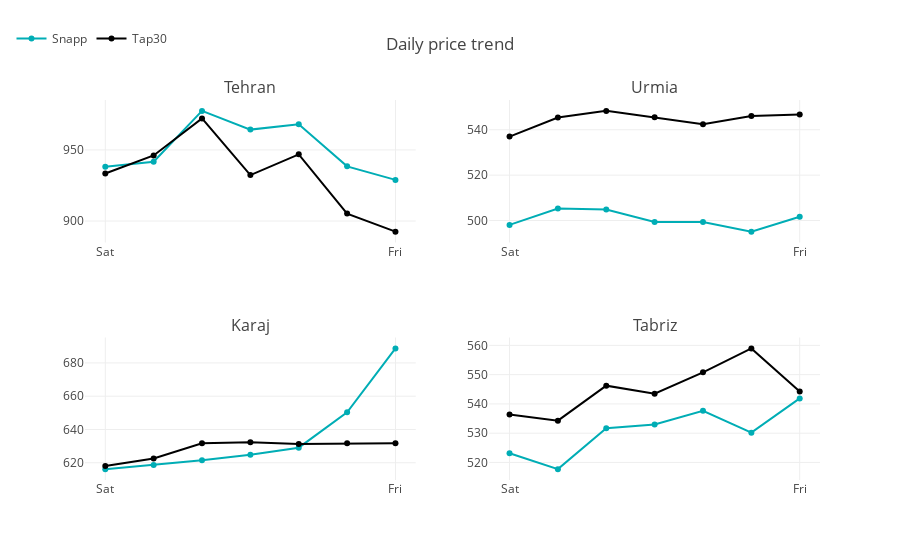

Notebook code cell kept with this figure:
### Code cell
trace1 = go.Scatter(
    x = df_tehran_g.timestamp,
    y = df_tehran_g.snapp_price,
    mode = 'lines+markers',
    name = 'Snapp',
    line = dict(
        color = ('#00ADB5'),
        width = 2)
)
trace2 = go.Scatter(
    x = df_tehran_g.timestamp,
    y = df_tehran_g.tap30_price,
    mode = 'lines+markers',
    name = 'Tap30',
    line = dict(
        color = ('#000000'),
        width = 2)
)

trace3 = go.Scatter(
    x = df_urmia_g.timestamp,
    y = df_urmia_g.snapp_price,
    mode = 'lines+markers',
    name = 'Snapp',
    line = dict(
        color = ('#00ADB5'),
        width = 2),
    xaxis='x2',
    yaxis='y2',
    showlegend=False
)
trace4 = go.Scatter(
    x = df_urmia_g.timestamp,
    y = df_urmia_g.tap30_price,
    mode = 'lines+markers',
    name = 'Tap30',
    line = dict(
        color = ('#000000'),
        width = 2),
    xaxis='x2',
    yaxis='y2',
    showlegend=False
)

trace5 = go.Scatter(
    x = df_karaj_g.timestamp,
    y = df_karaj_g.snapp_price,
    mode = 'lines+markers',
    name = 'Snapp',
    line = dict(
        color = ('#00ADB5'),
        width = 2),
    xaxis='x2',
    yaxis='y2',
    showlegend=False
)
trace6 = go.Scatter(
    x = df_karaj_g.timestamp,
    y = df_karaj_g.tap30_price,
    mode = 'lines+markers',
    name = 'Tap30',
    line = dict(
        color = ('#000000'),
        width = 2),
    xaxis='x2',
    yaxis='y2',
    showlegend=False
)

trace7 = go.Scatter(
    x = df_tabriz_g.timestamp,
    y = df_tabriz_g.snapp_price,
    mode = 'lines+markers',
    name = 'Snapp',
    line = dict(
        color = ('#00ADB5'),
        width = 2),
    showlegend=False
)
trace8 = go.Scatter(
    x = df_tabriz_g.timestamp,
    y = df_tabriz_g.tap30_price,
    mode = 'lines+markers',
    name = 'Tap30',
    line = dict(
        color = ('#000000'),
        width = 2),
    showlegend=False
)

fig = tools.make_subplots(rows=2, cols=2, subplot_titles=('Tehran', 'Urmia',
                                                          'Karaj', 'Tabriz'))

fig.append_trace(trace1, 1, 1)
fig.append_trace(trace2, 1, 1)
fig.append_trace(trace3, 1, 2)
fig.append_trace(trace4, 1, 2)
fig.append_trace(trace5, 2, 1)
fig.append_trace(trace6, 2, 1)
fig.append_trace(trace7, 2, 2)
fig.append_trace(trace8, 2, 2)

fig['layout'].update(xaxis = dict(dtick=6), 
                     xaxis2 = dict(dtick=6),
                     xaxis3 = dict(dtick=6), 
                     xaxis4 = dict(dtick=6),
                     width=900, title='Daily price trend', legend=dict(orientation="h", x=-.1, y=1.2))

iplot(fig, filename='Hourly price trend')

### Figure 1 — Plotly figure (JSON) as saved in the notebook; plotly's stock layout.template omitted (floating-point values rounded to 4 significant figures)
{"data": [{"line": {"color": "#00ADB5", "width": 2}, "mode": "lines+markers", "name": "Snapp", "type": "scatter", "uid": "b7e5e272-1e44-429c-a530-c4a37ebf442e", "x": ["Sat", "Sun", "Mon", "Tue", "Wed", "Thu", "Fri"], "xaxis": "x", "y": [938.2, 941.7, 977.5, 964.3, 968.1, 938.5, 928.9], "yaxis": "y"}, {"line": {"color": "#000000", "width": 2}, "mode": "lines+markers", "name": "Tap30", "type": "scatter", "uid": "4fc38499-5d44-45f2-bba5-ae514da009cd", "x": ["Sat", "Sun", "Mon", "Tue", "Wed", "Thu", "Fri"], "xaxis": "x", "y": [933.4, 946.1, 972.2, 932.3, 946.9, 905.2, 892.5], "yaxis": "y"}, {"line": {"color": "#00ADB5", "width": 2}, "mode": "lines+markers", "name": "Snapp", "showlegend": false, "type": "scatter", "uid": "f952dcd4-d31c-453f-8722-869747cea839", "x": ["Sat", "Sun", "Mon", "Tue", "Wed", "Thu", "Fri"], "xaxis": "x2", "y": [498.1, 505.3, 504.8, 499.4, 499.3, 495.1, 501.7], "yaxis": "y2"}, {"line": {"color": "#000000", "width": 2}, "mode": "lines+markers", "name": "Tap30", "showlegend": false, "type": "scatter", "uid": "6cf39c51-eb74-4892-80c4-3e6348503733", "x": ["Sat", "Sun", "Mon", "Tue", "Wed", "Thu", "Fri"], "xaxis": "x2", "y": [537.0, 545.4, 548.3, 545.5, 542.4, 546.1, 546.7], "yaxis": "y2"}, {"line": {"color": "#00ADB5", "width": 2}, "mode": "lines+markers", "name": "Snapp", "showlegend": false, "type": "scatter", "uid": "8c8bb1c8-d1b7-494b-b09b-e386c12b2113", "x": ["Sat", "Sun", "Mon", "Tue", "Wed", "Thu", "Fri"], "xaxis": "x3", "y": [616.2, 618.6, 621.5, 624.8, 629.1, 650.3, 688.7], "yaxis": "y3"}, {"line": {"color": "#000000", "width": 2}, "mode": "lines+markers", "name": "Tap30", "showlegend": false, "type": "scatter", "uid": "ff55bb12-f322-4004-875b-c6940f112ddf", "x": ["Sat", "Sun", "Mon", "Tue", "Wed", "Thu", "Fri"], "xaxis": "x3", "y": [618.1, 622.6, 631.8, 632.4, 631.3, 631.7, 631.7], "yaxis": "y3"}, {"line": {"color": "#00ADB5", "width": 2}, "mode": "lines+markers", "name": "Snapp", "showlegend": false, "type": "scatter", "uid": "ee22d145-c988-4e62-8e15-771c67ec3ae0", "x": ["Sat", "Sun", "Mon", "Tue", "Wed", "Thu", "Fri"], "xaxis": "x4", "y": [523.2, 517.7, 531.7, 533.0, 537.7, 530.2, 541.9], "yaxis": "y4"}, {"line": {"color": "#000000", "width": 2}, "mode": "lines+markers", "name": "Tap30", "showlegend": false, "type": "scatter", "uid": "e596a682-0d9f-41df-a680-2eb501b7babb", "x": ["Sat", "Sun", "Mon", "Tue", "Wed", "Thu", "Fri"], "xaxis": "x4", "y": [536.4, 534.3, 546.2, 543.5, 550.8, 559.0, 544.2], "yaxis": "y4"}], "layout": {"annotations": [{"font": {"size": 16}, "showarrow": false, "text": "Tehran", "x": 0.225, "xanchor": "center", "xref": "paper", "y": 1, "yanchor": "bottom", "yref": "paper"}, {"font": {"size": 16}, "showarrow": false, "text": "Urmia", "x": 0.775, "xanchor": "center", "xref": "paper", "y": 1, "yanchor": "bottom", "yref": "paper"}, {"font": {"size": 16}, "showarrow": false, "text": "Karaj", "x": 0.225, "xanchor": "center", "xref": "paper", "y": 0.375, "yanchor": "bottom", "yref": "paper"}, {"font": {"size": 16}, "showarrow": false, "text": "Tabriz", "x": 0.775, "xanchor": "center", "xref": "paper", "y": 0.375, "yanchor": "bottom", "yref": "paper"}], "legend": {"orientation": "h", "x": -0.1, "y": 1.2}, "title": "Daily price trend", "width": 900, "xaxis": {"anchor": "y", "domain": [0, 0.45], "dtick": 6}, "xaxis2": {"anchor": "y2", "domain": [0.55, 1], "dtick": 6}, "xaxis3": {"anchor": "y3", "domain": [0, 0.45], "dtick": 6}, "xaxis4": {"anchor": "y4", "domain": [0.55, 1], "dtick": 6}, "yaxis": {"anchor": "x", "domain": [0.625, 1]}, "yaxis2": {"anchor": "x2", "domain": [0.625, 1]}, "yaxis3": {"anchor": "x3", "domain": [0, 0.375]}, "yaxis4": {"anchor": "x4", "domain": [0, 0.375]}}}
